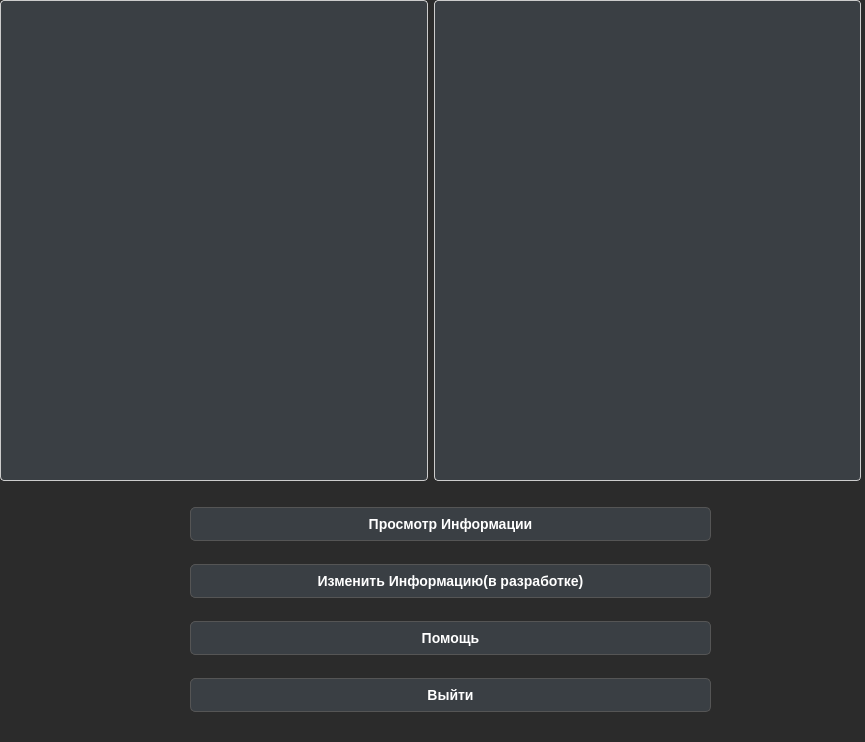
<?xml version="1.0" encoding="UTF-8"?>
<ui version="4.0">
 <class>ADMIN</class>
 <widget class="QWidget" name="ADMIN">
  <property name="geometry">
   <rect>
    <x>0</x>
    <y>0</y>
    <width>865</width>
    <height>742</height>
   </rect>
  </property>
  <property name="windowTitle">
   <string>Form</string>
  </property>
  <property name="styleSheet">
   <string notr="true">QWidget {
    background-color: #2B2B2B;
    color: #E0E0E0;
    font-family: 'Segoe UI', Arial, sans-serif;
    font-size: 14px;
}
/* Заголовки */
QLabel#titleLabel {
    font-size: 22px;
    font-weight: bold;
    color: #FFFFFF;
}

/* Кнопки */
QPushButton {
    background-color: #3A3F44;
    color: #FFFFFF;
    border: 1px solid #555555;
    border-radius: 5px;
    padding: 8px 16px;
    font-weight: bold;
}

QPushButton:hover {
    background-color: #50565C;
}

QPushButton:pressed {
    background-color: #1E90FF;
}

/* QLineEdit и QTextEdit */
QLineEdit, QTextEdit {
    background-color: #3A3F44;
    border: 1px solid #555555;
    border-radius: 4px;
    padding: 5px;
    color: #FFFFFF;
}



QHeaderView::section {
    background-color: #3A3F44;
    color: #FFFFFF;
    padding: 4px;
    border: 1px solid #555555;
    font-weight: bold;
}
QListView {
    background-color: #3A3F44;
    border: 1px solid #cccccc;
    border-radius: 4px;
    padding: 5px;
    selection-background-color: #e3f2fd;
    selection-color: #1976d2;
    outline: none; /* Убираем пунктирную рамку при фокусе */
}

QListView::item {
    height: 30px;
    padding: 5px;
    border-bottom: 1px solid #f0f0f0;
}

QListView::item:hover {
    background-color: #f8f9fa;
}

QListView::item:selected {
    background-color: #2196f3;
    color: white;
    border-radius: 3px;
}

</string>
  </property>
  <widget class="QWidget" name="verticalLayoutWidget">
   <property name="geometry">
    <rect>
     <x>190</x>
     <y>490</y>
     <width>521</width>
     <height>241</height>
    </rect>
   </property>
   <layout class="QVBoxLayout" name="verticalLayout">
    <item>
     <widget class="QPushButton" name="btnPrieviewInfo">
      <property name="text">
       <string>Просмотр Информации</string>
      </property>
     </widget>
    </item>
    <item>
     <widget class="QPushButton" name="btnEdit">
      <property name="text">
       <string>Изменить Информацию(в разработке)</string>
      </property>
     </widget>
    </item>
    <item>
     <widget class="QPushButton" name="btnHelp">
      <property name="text">
       <string>Помощь</string>
      </property>
     </widget>
    </item>
    <item>
     <widget class="QPushButton" name="btnQuit">
      <property name="text">
       <string>Выйти</string>
      </property>
     </widget>
    </item>
   </layout>
  </widget>
  <widget class="QWidget" name="horizontalLayoutWidget">
   <property name="geometry">
    <rect>
     <x>0</x>
     <y>0</y>
     <width>861</width>
     <height>481</height>
    </rect>
   </property>
   <layout class="QHBoxLayout" name="horizontalLayout">
    <item>
     <widget class="QListView" name="listView"/>
    </item>
    <item>
     <widget class="QListView" name="listView_2"/>
    </item>
   </layout>
  </widget>
 </widget>
 <resources/>
 <connections/>
</ui>
